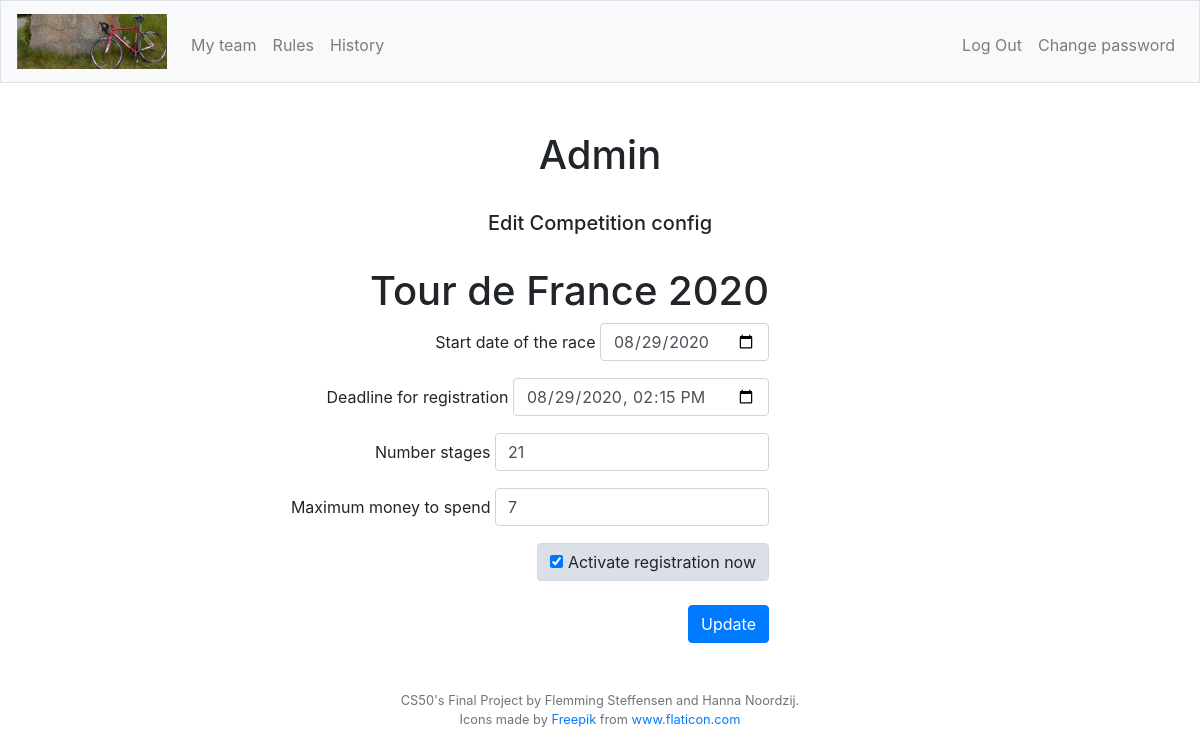
The page /editComp?activecomp=2 (signed in) on the database as committed earlier.
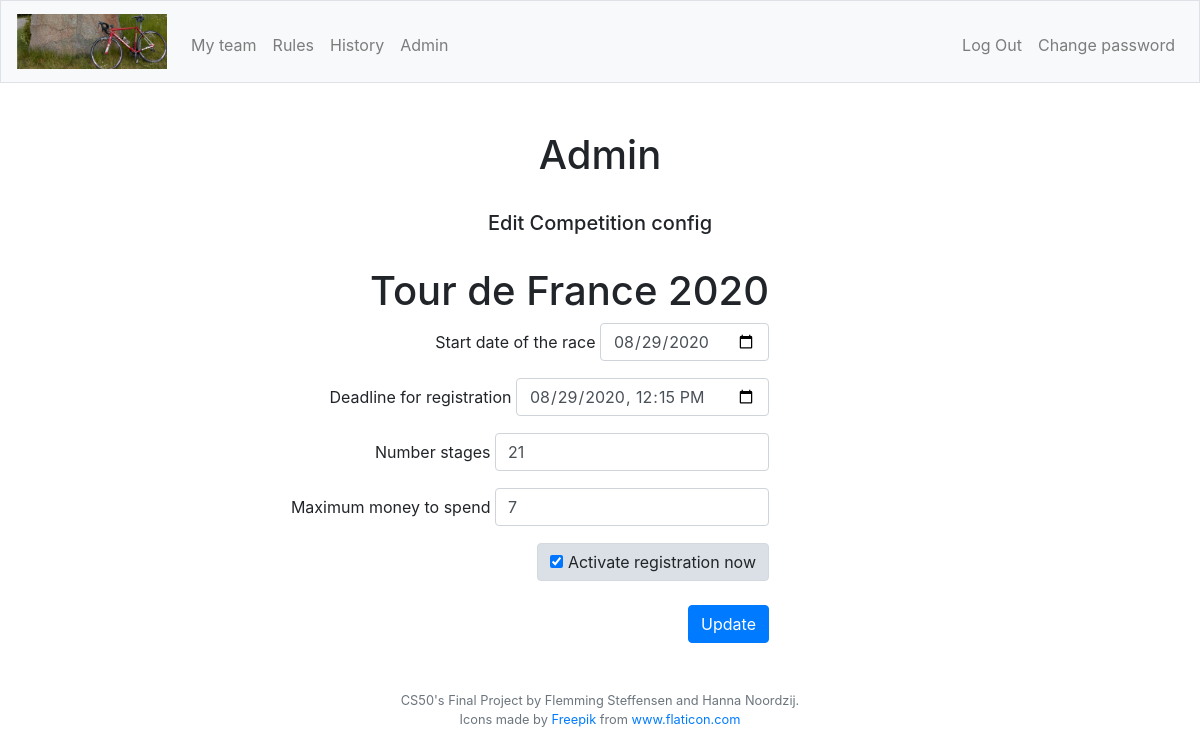
The same page on the database as committed later.
### tables this page shows
CREATE TABLE "competitions" (
	"id"	INTEGER NOT NULL UNIQUE,
	"racetype_id"	INTEGER NOT NULL,
	"year"	TEXT NOT NULL,
	"startdate"	TEXT NOT NULL,
	"reg_active"	INTEGER NOT NULL,
	"reg_stop"	TEXT NOT NULL,
	"racedays"	INTEGER NOT NULL,
	"total_price"	INTEGER NOT NULL DEFAULT 0,
	PRIMARY KEY("id" AUTOINCREMENT),
	FOREIGN KEY("racetype_id") REFERENCES "racetypes"("id")
);

### app.py (the view, shortened to what this page needs)
@app.route("/editComp", methods=["GET", "POST"])
@login_required
def editComp():
    if request.method == "GET":
        role = getRole()
        compid = request.args.get('activecomp', None)
        comps = db.execute("SELECT id, racetype_id, year, startdate, reg_stop, racedays, reg_active, total_price FROM competitions WHERE id = :compid", compid=compid)
        return render_template("editComp.html", comps=comps, role=role)

### app.py (called while the page is built)
@app.after_request
def after_request(response):
    response.headers["Cache-Control"] = "no-cache, no-store, must-revalidate"
    response.headers["Expires"] = 0
    response.headers["Pragma"] = "no-cache"
    return response

### helpers.py (called while the page is built)
def login_required(f):
    @wraps(f)
    def decorated_function(*args, **kwargs):
        if session.get("user_id") is None:
            return redirect("/login")
        return f(*args, **kwargs)
    return decorated_function

def getRole():
    role = db.execute("SELECT role FROM users WHERE id = :userid", userid=session["user_id"])
    role2 = role[0]["role"]
    return role2

### templates/editcomp.html (shortened to what this page needs)
{% extends "layout.html" %}
{% block adminNav %}
    {% if role == 2 %}
        <li class="nav-item"><a class="nav-link" href="/admin">Admin</a></li>
    {% endif %}
{% endblock %}
{% block main %}
<div>
    <h1>Admin</h1>
    <br>
    <h5>Edit Competition config</h5>
    <br>
</div>
{% for comp in comps %}
    <form id="editComp" action="/editComp" method="post">
        <div class="text-right col-lg-8">
            <div>
                {% if comp.racetype_id == 1 %}
                    <h1 class="">Tour de France {{comp.year}}</h1>
                {% elif comp.racetype_id == 2 %}
                    <h1 class="">Giro di Italia {{comp.year}}</h1>
                {% elif comp.racetype_id == 3 %}
                    <h1 class="">Vuelta Espana {{comp.year}}</h1>
                {% else %}
                    <h1 class="">Unknown competition</h1>
                {% endif %}
            </div>
            <div class="form-group">
                <label for="startdate">Start date of the race</label>
                <input class="form-control" name="startdate" placeholder="Startdate" type="date" value="{{ comp.startdate }}" required>
            </div>
            <div class="form-group">
                <label for="reg_stop">Deadline for registration</label>
                <input class="form-control" name="reg_stop" placeholder="Deadline for registration" type="datetime-local" value="{{ comp.reg_stop }}"required>
            </div>
            <div class="form-group">
                <label for="racedays">Number stages</label>
                <input class="form-control" name="racedays" placeholder="Number of stages" type="number" value="{{ comp.racedays }}" required>
            </div>
            <div class="form-group">
                <label for="total_price">Maximum money to spend</label>
                <input class="form-control" name="total_price" placeholder="Maximum money to spend" type="number" value="{{ comp.total_price }}" required>
            </div>
            <div class="form-group">
                <label class="btn btn-light active">
                    <input type="checkbox" checked autocomplete="off" name="reg_active" id="reg_active"> Activate registration now
                </label>
            </div>
            <button class="btn btn-primary" type="submit">Update</button>
        </div>
    </form>
{% endfor %}
{% endblock %}

Rows that differ between the two databases and show on the page:
changed competitions: reg_stop "08/29/2020 14:15" → "08/29/2020 12:15"
Other text that changed with them:
text now shown: "Admin"
